Frame 1 (no input): blank canvas, image omitted
Frame 60 (no input): blank canvas, image omitted
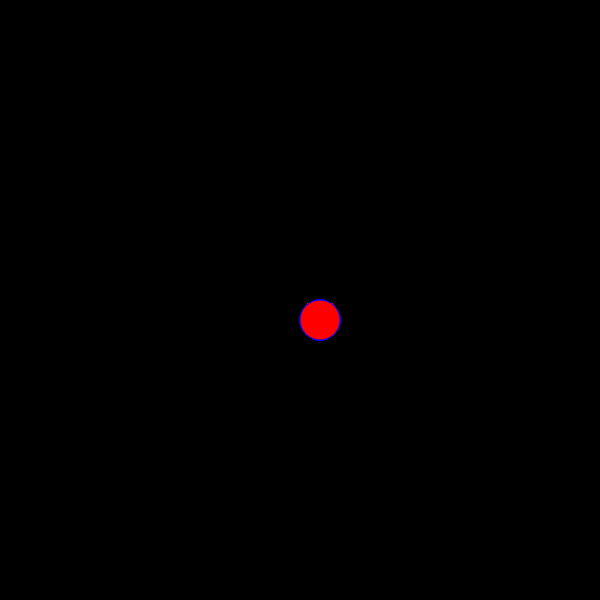
Frame 120 (the mouse pressed at the canvas centre since frame 60)

The p5.js sketch whose frames 1 and 60 were blank and that drew this single picture after the mouse press (run headless with seeded random() and noise() and a simulated clock; from frame 60 on, the mouse is pressed at the canvas centre):

// p5.js sketch
// ── sketch.js
function setup() {
   
    createCanvas(600, 600);
    
      background("black");
    
    }  
    
    function draw() {
      
    stroke("blue");
    
    fill("red");
    
    if(mouseIsPressed){
      
    rect(mouseX, mouseY, 40, 40, 40);
    
    }
    }
